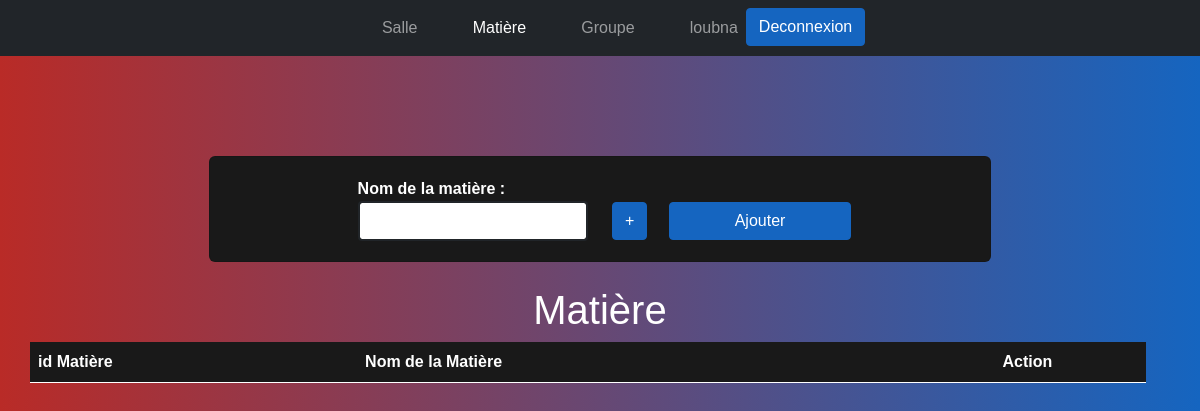
The page /Brief5_GESTION_EMPLOI_DU_TEMPS/Matiere (signed in) on the database as committed earlier.
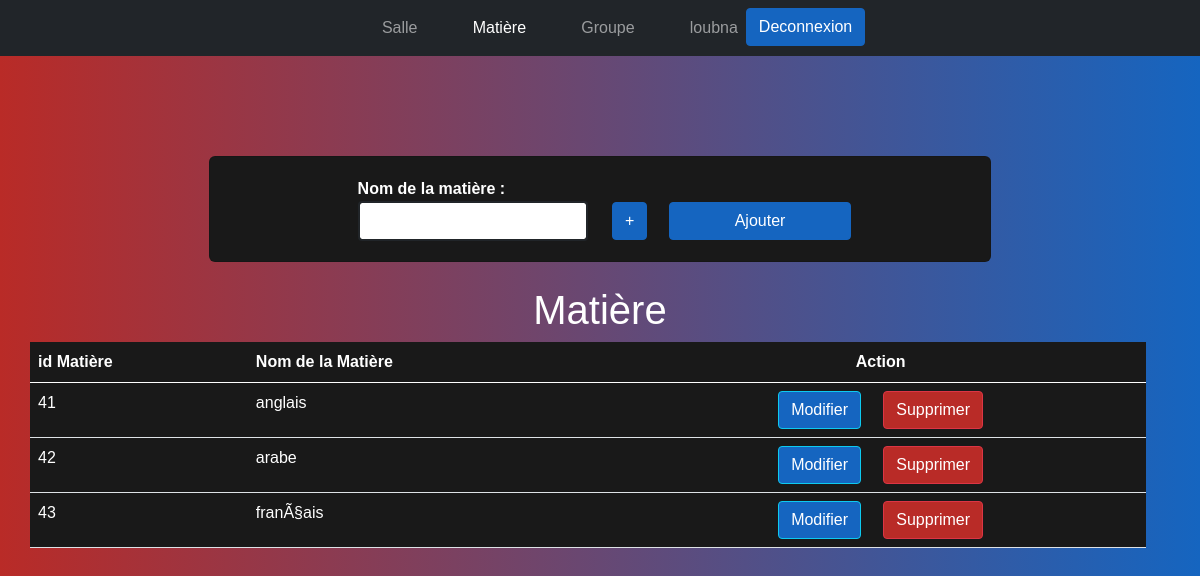
The same page on the database as committed later.
### tables this page shows
CREATE TABLE IF NOT EXISTS `matiere` (
  `IdM` int(11) NOT NULL AUTO_INCREMENT,
  `LibelleM` varchar(20) NOT NULL,
  PRIMARY KEY (`IdM`)
);

### Brief5_GESTION_EMPLOI_DU_TEMPS/models/Matiere.php (called while the page is built, shortened)
<?php
class Matiere {
    function read(){
        $con=new Connexion();
        $conn2=$con->con;
        $query="SELECT * FROM `matiere`";
        $result = $conn2->prepare($query);
        $result->execute();
        return $result->fetchAll(PDO::FETCH_ASSOC);
    }
}
?>

### Brief5_GESTION_EMPLOI_DU_TEMPS/views/matiere.php (the view, shortened to what this page needs)
<!DOCTYPE html>
<html lang="en">
<head>
<link href="https://cdn.jsdelivr.net/npm/bootstrap@5.0.0-beta3/dist/css/bootstrap.min.css" rel="stylesheet">
<link rel="stylesheet" href="http://localhost/Brief5_GESTION_EMPLOI_DU_TEMPS/views/css/matiere.css">
</head>
<body>
<nav class="navbar navbar-expand-lg navbar-dark bg-dark">
    <div class="container-fluid">
     <div class="collapse navbar-collapse" id="navbarSupportedContent">
      <ul class="navbar-nav col-md-8 mx-auto justify-content-center">
        <li class="nav-item">
          <a class="nav-link " href="http://localhost/Brief5_GESTION_EMPLOI_DU_TEMPS/Salle">Salle</a>
        </li>
        <li class="nav-item">
            <a class="nav-link active" href="http://localhost/Brief5_GESTION_EMPLOI_DU_TEMPS/Matiere">Matière</a>
        </li>
        <li class="nav-item">
            <a class="nav-link" href="http://localhost/Brief5_GESTION_EMPLOI_DU_TEMPS/Groupe">Groupe</a>
        </li>
        <li class="nav-item">
            <a class="nav-link" style="float:left"><?php echo $_SESSION['admin'][0]['PrenomUser'] ?></a>
            <a class="btn btn-primary " href="http://localhost/Brief5_GESTION_EMPLOI_DU_TEMPS/Login/deconnect">Deconnexion</a>
        </li>
      </div>
    </div>
</nav>
    <div class="container mt-100">
        <div class="card">
        <form action="matiere/create" method="POST" id="form"> <div class="row ">
                <div class="col-md-4">
                    <label>Nom de la matière :</label>
                    <input type="text" class="form-control" id="nom" name="nom" required>
                </div>
                <div class="col-md-2">
                    <button type="button" class="btn btn-primary btn1"  onclick="addMatiere()"> + </button>
                </div>
                <div class="col-md-2">
                    <button  class="btn btn-primary btn2" name="add"> Ajouter </button>
                </div>
            </div>
            </form>
        </div>
    </div>
    <div class="container mt-4">
        <h1 class="text-center ">Matière</h1>
        <div class="row col-md-12 col-md-offset-2 custyle">
        <table class="table">
        <thead>
            <tr>
                <th>id Matière</th>
                <th>Nom de la Matière</th>
                <th class="text-center">Action</th>
            </tr>
        </thead>
                <tbody>
                <?php
                    foreach($matieres as $m){
                ?>
                <tr>
                    <td><?php echo $m['IdM']?></td>
                    <td><?php echo $m['LibelleM']?></td>
                    <td class="text-center" >
                    <form action="matiere/update" method="post" style="display: inline-block">
                    <button class="btn btn-info colbtn" name="update"><span class="glyphicon glyphicon-edit" ></span> Modifier</button>
                    </form>
                    <form action="matiere/delete" method="post" style="display: inline-block">
                    <button  class="btn btn-danger btn-xs COLBTN" name="delete"><span class="glyphicon glyphicon-remove" ></span> Supprimer</button>
                    </form>
                    </td>
                </tr>
                <?php }?>
        </tbody></table>
        </div>
    </div>
</body>
</html>

Rows that differ between the two databases and show on the page:
added matiere: IdM "41", LibelleM "anglais"
added matiere: IdM "42", LibelleM "arabe"
added matiere: IdM "43", LibelleM "franÃ§ais"
